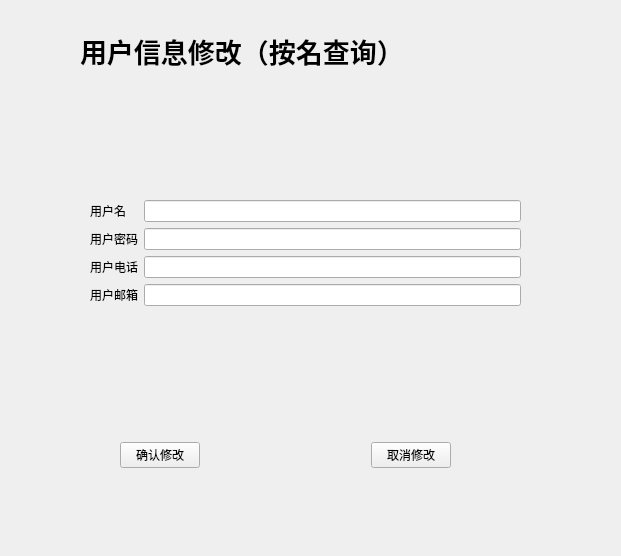
<?xml version="1.0" encoding="UTF-8"?>
<ui version="4.0">
 <class>Form</class>
 <widget class="QWidget" name="Form">
  <property name="geometry">
   <rect>
    <x>0</x>
    <y>0</y>
    <width>621</width>
    <height>556</height>
   </rect>
  </property>
  <property name="windowTitle">
   <string>Form</string>
  </property>
  <widget class="QLabel" name="label">
   <property name="geometry">
    <rect>
     <x>80</x>
     <y>30</y>
     <width>441</width>
     <height>41</height>
    </rect>
   </property>
   <property name="font">
    <font>
     <family>Arial Black</family>
     <pointsize>20</pointsize>
     <weight>75</weight>
     <bold>true</bold>
    </font>
   </property>
   <property name="text">
    <string>用户信息修改（按名查询）</string>
   </property>
  </widget>
  <widget class="QWidget" name="layoutWidget">
   <property name="geometry">
    <rect>
     <x>90</x>
     <y>200</y>
     <width>431</width>
     <height>171</height>
    </rect>
   </property>
   <layout class="QFormLayout" name="formLayout">
    <item row="0" column="0">
     <widget class="QLabel" name="label_2">
      <property name="text">
       <string>用户名</string>
      </property>
     </widget>
    </item>
    <item row="0" column="1">
     <widget class="QLineEdit" name="lineEdit"/>
    </item>
    <item row="1" column="1">
     <widget class="QLineEdit" name="lineEdit_2"/>
    </item>
    <item row="4" column="0">
     <widget class="QLabel" name="label_4">
      <property name="text">
       <string>用户电话</string>
      </property>
     </widget>
    </item>
    <item row="4" column="1">
     <widget class="QLineEdit" name="lineEdit_3"/>
    </item>
    <item row="5" column="0">
     <widget class="QLabel" name="label_5">
      <property name="text">
       <string>用户邮箱</string>
      </property>
     </widget>
    </item>
    <item row="5" column="1">
     <widget class="QLineEdit" name="lineEdit_4"/>
    </item>
    <item row="1" column="0">
     <widget class="QLabel" name="label_3">
      <property name="text">
       <string>用户密码</string>
      </property>
     </widget>
    </item>
   </layout>
  </widget>
  <widget class="QWidget" name="layoutWidget">
   <property name="geometry">
    <rect>
     <x>120</x>
     <y>440</y>
     <width>331</width>
     <height>30</height>
    </rect>
   </property>
   <layout class="QHBoxLayout" name="horizontalLayout">
    <item>
     <widget class="QPushButton" name="pushButton">
      <property name="text">
       <string>确认修改</string>
      </property>
     </widget>
    </item>
    <item>
     <spacer name="horizontalSpacer">
      <property name="orientation">
       <enum>Qt::Horizontal</enum>
      </property>
      <property name="sizeHint" stdset="0">
       <size>
        <width>40</width>
        <height>20</height>
       </size>
      </property>
     </spacer>
    </item>
    <item>
     <widget class="QPushButton" name="pushButton_2">
      <property name="text">
       <string>取消修改</string>
      </property>
     </widget>
    </item>
   </layout>
  </widget>
 </widget>
 <resources/>
 <connections/>
</ui>
